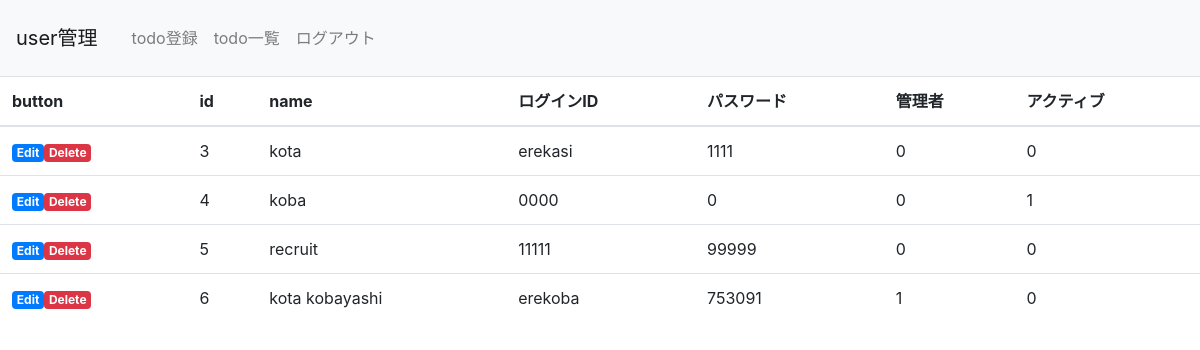
The page /user_select.php (signed in) on the database its author committed.
### tables this page shows
CREATE TABLE `user_table` (
  `id` int(12) NOT NULL,
  `name` varchar(64) NOT NULL,
  `lid` varchar(128) NOT NULL,
  `lpw` varchar(64) NOT NULL,
  `kanri_flg` int(1) NOT NULL,
  `life_flg` int(1) NOT NULL
);

### user_select.php (the view, shortened to what this page needs)
<?php
include('functions.php');
$menu = menu();
$pdo = db_conn();
$sql = 'SELECT*FROM user_table';
$stmt = $pdo->prepare($sql);
$status = $stmt->execute();
$view = '';
if ($status == false) {
    $error = $stmt->errorInfo();
    exit('sqlError:' . $error[2]);
} else {
    while ($result = $stmt->fetch(PDO::FETCH_ASSOC)) {
        $view .= '<tr id=list>';
        $view .= '<td><a href="user_detail.php?id=' . $result['id'] . '" class="badge badge-primary">Edit</a>';
        $view .= '<a href="user_delete.php?id=' . $result['id'] . '" class="badge badge-danger">Delete</a></td>';
        $view .= '<td>' . $result["id"] . '</td>';
        $view .= '<td>' . $result["name"] . '</td>';
        $view .= '<td>' . $result["lid"] . '</td>';
        $view .= '<td>' . $result["lpw"] . '</td>';
        $view .= '<td>' . $result["kanri_flg"] . '</td>';
        $view .= '<td>' . $result["life_flg"] . '</td>';
        $view .= '</tr>';
    }
}
?>
<!DOCTYPE html>
<html lang="ja">
<head>
    <link href="css/bootstrap.min.css" rel="stylesheet">
    <link href="css/all.css" rel="stylesheet">
</head>
<body>
    <header>
        <nav class="navbar navbar-expand-lg navbar-light bg-light">
            <a class="navbar-brand" href="#">user管理</a>
            <div class="collapse navbar-collapse" id="navbarNav">
                <ul class="navbar-nav">
                    <?= $menu ?>
                </ul>
            </div>
        </nav>
    </header>
    <table class="table">
        <thead>
            <tr>
                <th>button</th>
                <th>id</th>
                <th>name</th>
                <th>ログインID</th>
                <th>パスワード</th>
                <th>管理者</th>
                <th>アクティブ</th>
            </tr>
        </thead>
        <tbody id="selected">
            <?= $view ?>
        </tbody>
    </table>
</body>
</html>

### functions.php (shortened to what this page needs)
<?php
function menu()
{
    if ($_SESSION["kanri_flg"] == 1) {
        $menu = '<li class="nav-item"><a class="nav-link" href="index.php">todo登録</a></li><li class="nav-item"><a class="nav-link" href="select.php">todo一覧</a></li><li class="nav-item"><a class="nav-link" href="user_index.php">user登録</a></li><li class="nav-item"><a class="nav-link" href="user_select.php">user管理</a></li>';
        $menu .= '<li class="nav-item"><a class="nav-link" href="logout.php">ログアウト</a></li>';
    } elseif ($_SESSION["chk_ssid"] != NULL) {
        $menu = '<li class="nav-item"><a class="nav-link" href="index.php">todo登録</a></li><li class="nav-item"><a class="nav-link" href="select.php">todo一覧</a></li>';
        $menu .= '<li class="nav-item"><a class="nav-link" href="logout.php">ログアウト</a></li>';
    } else {
        $menu = '<li class="nav-item"><a class="nav-link" href="login.php">ログインページ</a></li><li class="nav-item"><a class="nav-link" href="select_nologin.php">todo一覧</a></li>';
    }
    return $menu;
}

### user_select.php (style rules this page uses)
div { padding: 10px; font-size: 16px; }

### rows shown on the page
user_table: id "3", name "kota", lid "erekasi", lpw "1111", kanri_flg "0", life_flg "0"
user_table: id "4", name "koba", lid "0000", lpw "0", kanri_flg "0", life_flg "1"
user_table: id "5", name "recruit", lid "11111", lpw "99999", kanri_flg "0", life_flg "0"
user_table: id "6", name "kota kobayashi", lid "erekoba", lpw "753091", kanri_flg "1", life_flg "0"
